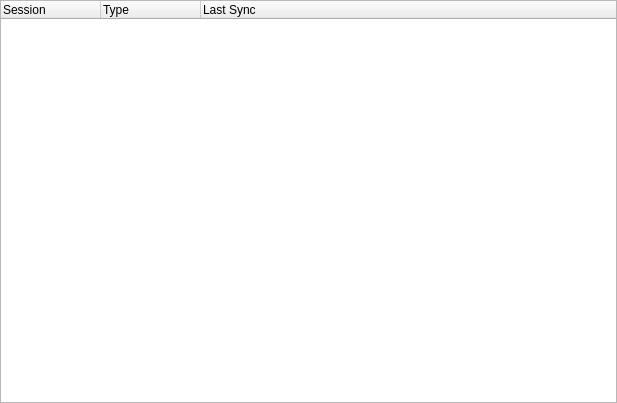
<ui version="4.0" >
 <class>SessionWidget</class>
 <widget class="QWidget" name="SessionWidget" >
  <property name="geometry" >
   <rect>
    <x>0</x>
    <y>0</y>
    <width>617</width>
    <height>403</height>
   </rect>
  </property>
  <layout class="QGridLayout" >
   <property name="margin" >
    <number>0</number>
   </property>
   <item rowspan="2" row="0" column="0" >
    <widget class="TreeWidget" name="sessions" >
     <property name="selectionMode" >
      <enum>QAbstractItemView::ExtendedSelection</enum>
     </property>
     <column>
      <property name="text" >
       <string>Session</string>
      </property>
     </column>
     <column>
      <property name="text" >
       <string>Type</string>
      </property>
     </column>
     <column>
      <property name="text" >
       <string>Last Sync</string>
      </property>
     </column>
    </widget>
   </item>
  </layout>
 </widget>
 <customwidgets>
  <customwidget>
   <class>TreeWidget</class>
   <extends>QTreeWidget</extends>
   <header>treewidget.h</header>
  </customwidget>
 </customwidgets>
 <resources/>
 <connections/>
</ui>
